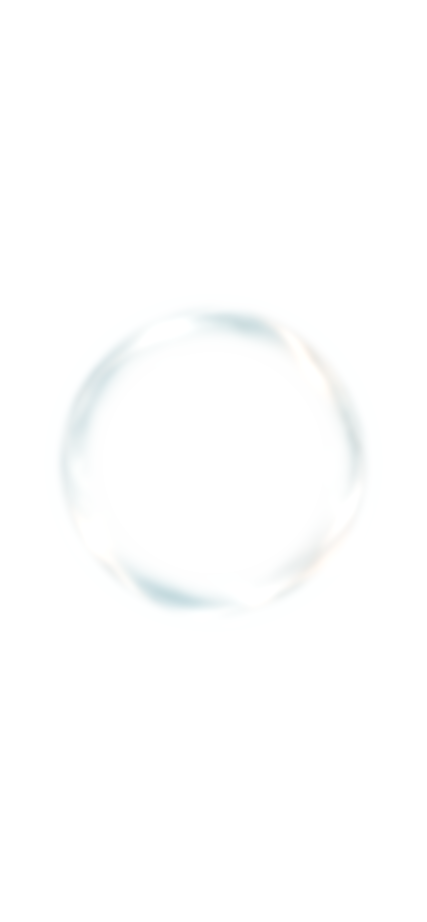
#> input picture assets/waterball-still-v1/layers/01_outer_film.png, 853 x 1844 px (shown at 1/2 size)
$ python bake_donor_material.py
#> lines starting #> are read from the running program, lines starting #| are printed output that depends on the picture
from __future__ import annotations
from pathlib import Path
import json
import hashlib
from PIL import Image, ImageDraw, ImageFilter, ImageChops, ImageEnhance
import numpy as np

ROOT = Path(__file__).resolve().parent
REF = ROOT / 'references'
FORMAL_OUTER = ROOT.parent.parent / 'assets' / 'waterball-still-v1' / 'layers' / '01_outer_film.png'
SIZE = 400
CROP = (20, 20, 340, 340)

def load_ref(name):
    return Image.open(REF / name).convert('RGB').crop(CROP).resize((SIZE, SIZE), Image.Resampling.LANCZOS)

def load_formal_outer():
    # Same profile center/radius, mapped into the pre-existing 400px study domain.
    # No bounding-box normalization: canonical radius 316 maps to study radius 176.
    src = Image.open(FORMAL_OUTER).convert('RGBA')
    alpha = np.asarray(src.getchannel('A'))
    filled = np.zeros_like(alpha)
    for y, row in enumerate(alpha):
        xs = np.flatnonzero(row >= 6)
        if len(xs):
            left, right = xs[0], xs[-1]
            filled[y, left:right+1] = 255
            filled[y, left] = filled[y, right] = row[xs].max()
    inv_scale = 316 / 176
    affine = (inv_scale, 0, 426.5 - 200*inv_scale,
              0, inv_scale, 925 - 200*inv_scale)
    # Keep the formal source resampling unchanged. The visible defect is the
    # overlap in the final compositor; changing source sampling here risks
    # introducing a non-source fringe and would violate the shell audit scope.
    outer = src.transform((SIZE, SIZE), Image.Transform.AFFINE, affine,
                          Image.Resampling.BICUBIC)
    mask = Image.fromarray(filled, 'L').transform(
        (SIZE, SIZE), Image.Transform.AFFINE, affine, Image.Resampling.BICUBIC)
    outer.save(ROOT / 'formal-outer-film-crop.png')
    mask.save(ROOT / 'formal-silhouette-mask.png')
    return outer, mask

def derive_interior_body_mask(formal_mask):
    """Fade internal carriers before the formal outer film owns the edge."""
    # The formal mask remains the authority; erosion only assigns ownership of
    # the inner body and never changes the formal silhouette or source film.
    eroded = formal_mask.filter(ImageFilter.MinFilter(35))
    body = np.asarray(eroded).astype(np.float32)
    body = np.asarray(Image.fromarray(np.uint8(body).astype('uint8'), 'L').filter(ImageFilter.GaussianBlur(7))).astype(np.float32)
    return Image.fromarray(np.uint8(np.clip(body, 0, 255)), 'L')

def circle_mask(radius=176, center=(200, 200), feather=10):
    yy, xx = np.mgrid[0:SIZE, 0:SIZE]
    d = np.sqrt((xx-center[0])**2 + (yy-center[1])**2)
    return Image.fromarray(np.uint8(np.clip((radius+feather-d)/feather, 0, 1)*255), 'L')

def remove_known_regions(img, reverse_channels=False):
    arr = np.asarray(img).astype(np.float32).copy()
    yy, xx = np.mgrid[0:SIZE, 0:SIZE]
    cores = [
        ((136-20)*1.25, (147-20)*1.25, 56, (-60, 28)),
        ((228-20)*1.25, (210-20)*1.25, 64, (-68, -28)),
        ((252-20)*1.25, (246-20)*1.25, 62, (-62, -34)),
    ]
    for cx, cy, radius, (dx, dy) in cores:
        sx = np.clip(np.rint(xx+dx).astype(int), 0, SIZE-1)
        sy = np.clip(np.rint(yy+dy).astype(int), 0, SIZE-1)
        patch = arr[sy, sx]
        if reverse_channels:
            patch = patch[:, :, ::-1]
        dist = np.sqrt((xx-cx)**2 + (yy-cy)**2)
        w = np.clip(1-dist/(radius*1.15), 0, 1)**2
        arr = arr*(1-w[..., None]*0.92) + patch*(w[..., None]*0.92)
        ring = (dist >= radius*1.15) & (dist <= radius*1.8)
        ring_rgb = arr[ring].mean(axis=0) if ring.any() else np.array([210,235,236], dtype=np.float32)
        neutral = np.clip(1-dist/(radius*1.05), 0, 1)**1.15
        arr = arr*(1-neutral[..., None]*0.88) + ring_rgb[None,None,:]*(neutral[..., None]*0.88)
    original = arr.copy()
    upper = arr[112:252, :, :].copy()
    for y in range(0, 140):
        w = np.clip((132-y)/62, 0, 1)
        arr[y, :, :] = w*upper[y, :, :] + (1-w)*original[y, :, :]
    return Image.fromarray(np.uint8(np.clip(arr, 0, 255)), 'RGB')

# [65 lines left out: functions legacy_donor_recompose_fixed_regions, organic_patch_mask, legacy_sanitize_volume_field_fixed_regions, not called in this run]

def derive_safe_interior_mask(img):
    """Select donor vocabulary from the visually trusted interior only.

    The ellipse is an evidence-derived estimate of the FINAL_ART_025 body
    extent; MinFilter erosion removes the membrane/rim band before any RGB is
    reused. This mask is source selection, never the runtime silhouette.
    """
    yy, xx = np.mgrid[0:SIZE, 0:SIZE]
    center_x, center_y = 200.0, 238.0
    radius_x, radius_y = 128.0, 126.0
    body = ((((xx-center_x)/radius_x)**2 + ((yy-center_y)/radius_y)**2) <= 1).astype(np.uint8)*255
    # Visual review of FINAL_ART_025 places the UI/text above the body; this
    # erosion distance removes the outer film without encoding a final sphere.
    eroded = Image.fromarray(body, 'L').filter(ImageFilter.MinFilter(41))
    mask = np.asarray(eroded).astype(np.float32)
    # Remove any remaining low-confidence source pixels by requiring a soft
    # interior color confidence relative to the image border.
    arr = np.asarray(img).astype(np.float32)
    border = np.concatenate([arr[:24].reshape(-1,3), arr[-24:].reshape(-1,3),
                             arr[:,:24].reshape(-1,3), arr[:,-24:].reshape(-1,3)])
    bg = np.median(border, axis=0)
    confidence = np.linalg.norm(arr-bg, axis=2)
    confidence = np.clip((confidence-2)/18, 0, 1)
    mask *= np.clip(.62 + .38*confidence, 0, 1)
    return Image.fromarray(np.uint8(np.clip(mask, 0, 255)), 'L')

def fill_invalid_source(img, mask):
    """Locally fill excluded source holes without making them topology."""
    arr = np.asarray(img).astype(np.float32)
    m = np.asarray(mask).astype(np.float32)/255
    den = np.asarray(mask.filter(ImageFilter.GaussianBlur(13))).astype(np.float32)/255
    filled = np.zeros_like(arr)
    for c in range(3):
        num = np.asarray(Image.fromarray(np.uint8(np.clip(arr[...,c]*m,0,255)), 'L').filter(ImageFilter.GaussianBlur(13))).astype(np.float32)
        filled[...,c] = num/np.maximum(den, .06)
    filled = np.where(m[...,None] > .35, arr, filled)
    return np.uint8(np.clip(filled, 0, 255))

def bilinear_sample(arr, sx, sy):
    h, w = arr.shape[:2]
    sx = np.clip(sx, 0, w-1); sy = np.clip(sy, 0, h-1)
    x0 = np.floor(sx).astype(int); y0 = np.floor(sy).astype(int)
    x1 = np.minimum(x0+1, w-1); y1 = np.minimum(y0+1, h-1)
    fx = sx-x0; fy = sy-y0
    return (arr[y0,x0]*(1-fx)[...,None]*(1-fy)[...,None] +
            arr[y0,x1]*fx[...,None]*(1-fy)[...,None] +
            arr[y1,x0]*(1-fx)[...,None]*fy[...,None] +
            arr[y1,x1]*fx[...,None]*fy[...,None])

def build_donor_interior_field(c025, c050, safe_mask):
    """Build one continuous material coordinate field from safe interior samples.

    The final topology is a whole-field coordinate remap and multi-band blend;
    no fixed region or crop box decides where material features are placed.
    """
    source_a = fill_invalid_source(c025, safe_mask).astype(np.float32)
    source_b = fill_invalid_source(c050, safe_mask).astype(np.float32)
    yy, xx = np.mgrid[0:SIZE, 0:SIZE].astype(np.float32)
    # Two broad, non-grid-aligned coordinate walks keep the vocabulary while
    # breaking the donor's original sphere layout.
    sx1 = 200 + .39*(xx-200) + 7*np.sin(yy/47) + 3*np.sin((xx+yy)/71)
    sy1 = 238 + .39*(yy-238) + 6*np.sin(xx/59) - 2*np.cos((xx-yy)/83)
    sx2 = 200 + .33*(xx-200) - 8*np.sin((yy+18)/61) + 3*np.cos(xx/67)
    sy2 = 238 + .36*(yy-238) + 7*np.sin((xx-14)/53) + 2*np.cos((xx+yy)/91)
    a = bilinear_sample(source_a, sx1, sy1)
    b = bilinear_sample(source_a, sx2, sy2)
    guide = bilinear_sample(source_b, sx2*.94+12, sy2*.94+8)
    w = .48 + .18*np.sin((xx+yy)/103) + .10*np.cos((xx-yy)/127)
    w = np.clip(w, .18, .82)[...,None]
    field = a*w + b*(1-w)
    guide_l = guide.mean(2)
    field_l = field.mean(2)
    variation = np.clip((guide_l-guide_l.mean())/90, -.12, .12)
    field = field*(1 + variation[...,None]*.22)
    return Image.fromarray(np.uint8(np.clip(field, 0, 255)), 'RGB')

def save_volume(field, mask):
    arr = np.asarray(field).astype(np.float32)
    lum = arr.mean(2)
    density = np.clip(.30 + np.clip((248-lum)/38, 0, 1)*.56, 0, .86)
    alpha = np.asarray(mask).astype(np.float32)/255 * density * 255
    norm = np.clip((arr-arr.min((0,1), keepdims=True))/(np.ptp(arr, axis=(0,1), keepdims=True)+1e-5), 0, 1)
    rgb = np.zeros_like(arr)
    rgb[...,0] = 92 + 126*norm[...,0]
    rgb[...,1] = 166 + 66*norm[...,1]
    rgb[...,2] = 180 + 68*norm[...,2]
    return Image.fromarray(np.uint8(np.clip(np.dstack([rgb, alpha]), 0, 255)), 'RGBA')

def compute_thickness(c025, c050):
    yy, xx = np.mgrid[0:SIZE, 0:SIZE]
    r = np.sqrt(((xx-200)/176)**2 + ((yy-200)/176)**2)
    analytic = np.clip(np.sqrt(np.maximum(0, 1-r*r)), 0, 1)
    low = np.asarray(c050.filter(ImageFilter.GaussianBlur(20))).astype(np.float32).mean(2)
    low = (low-low.min())/(np.ptp(low)+1e-5)
    mass = np.asarray(c025.filter(ImageFilter.GaussianBlur(16))).astype(np.float32).mean(2)
    mass = (mass-mass.min())/(np.ptp(mass)+1e-5)
    return np.clip(.68*analytic + .22*low + .10*mass, 0, 1)

def save_thickness(c025, c050, mask):
    deep = compute_thickness(c025, c050)
    shallow = 1-deep
    medium = np.clip(1-np.abs(deep-.52)*1.8, 0, 1)
    rgb = np.dstack([shallow*210+20, medium*190+28, deep*205+25])
    alpha = np.asarray(mask).astype(np.float32)*.86
    return deep, Image.fromarray(np.uint8(np.clip(np.dstack([rgb, alpha]), 0, 255)), 'RGBA')

def _feature_components(binary, strength):
    """Return connected water-feature candidates, not image windows."""
    h, w = binary.shape
    seen = np.zeros_like(binary, dtype=bool)
    found = []
    for y in range(h):
        for x in range(w):
            if not binary[y,x] or seen[y,x]:
                continue
            stack=[(y,x)]; seen[y,x]=True; pts=[]
            while stack:
                cy,cx=stack.pop(); pts.append((cy,cx))
                for dy in (-1,0,1):
                    for dx in (-1,0,1):
                        if not dx and not dy: continue
                        ny,nx=cy+dy,cx+dx
                        if 0<=ny<h and 0<=nx<w and binary[ny,nx] and not seen[ny,nx]:
                            seen[ny,nx]=True; stack.append((ny,nx))
            if 8 <= len(pts) <= 260:
                ys=np.array([p[0] for p in pts]); xs=np.array([p[1] for p in pts])
                bw=max(1,int(xs.max()-xs.min()+1)); bh=max(1,int(ys.max()-ys.min()+1))
                elong=max(bw,bh)/max(1,min(bw,bh))
                score=float(np.mean([strength[y,x] for y,x in pts])*np.sqrt(len(pts)))
                if elong >= 1.22 or len(pts) >= 24:
                    found.append((score,pts))
    return sorted(found, reverse=True, key=lambda item:item[0])

def save_detail(c025, safe_mask):
    gray = c025.convert('L')
    g = np.asarray(gray).astype(np.float32)
    bands=[]
    for radius, weight in [(3,.34),(7,.42),(13,.24)]:
        blur=np.asarray(gray.filter(ImageFilter.GaussianBlur(radius))).astype(np.float32)
        bands.append(np.abs(g-blur)*weight)
    strength=np.sum(bands,axis=0)
    safe=np.asarray(safe_mask).astype(np.float32)/255
    threshold=np.percentile(strength[safe>.45], 89)
    candidate=(strength>=threshold) & (safe>.45)
    candidate=np.asarray(Image.fromarray(np.uint8(candidate)*255).filter(ImageFilter.MaxFilter(3)))>0
    components=_feature_components(candidate,strength)
    selected=np.zeros((SIZE,SIZE),dtype=np.float32)
    chosen=[]
    for score,pts in components:
        ys=np.array([p[0] for p in pts]); xs=np.array([p[1] for p in pts])
        cy,cx=float(ys.mean()),float(xs.mean())
        if any((cx-px)**2+(cy-py)**2 < 32**2 for px,py in chosen):
            continue
        chosen.append((cx,cy))
        for y,x in pts: selected[y,x]=np.clip((strength[y,x]-threshold)/max(1,threshold)*1.5,0,1)
        if len(chosen)>=16: break
    selected=np.asarray(Image.fromarray(np.uint8(selected*255),'L').filter(ImageFilter.GaussianBlur(2))).astype(np.float32)/255
    selected*=safe
    rgba=np.dstack([np.full((SIZE,SIZE),112),np.full((SIZE,SIZE),194),np.full((SIZE,SIZE),201),selected*220])
    return Image.fromarray(np.uint8(np.clip(rgba,0,255)),'RGBA'), selected, chosen

def save_feature_support(field, selected, safe_mask):
    bg=np.asarray(field.convert('RGB')).astype(np.float32)*.32
    support=np.zeros((SIZE,SIZE,4),dtype=np.float32)
    support[...,:3]=[170,245,238]
    support[...,3]=np.clip(selected*255,0,255)
    out=Image.alpha_composite(Image.fromarray(np.uint8(np.clip(np.dstack([bg,np.full((SIZE,SIZE),255)]),0,255)),'RGBA'),Image.fromarray(np.uint8(support),'RGBA'))
    out.save(ROOT/'feature-support-view.png')

def compose_hero(field, mask, deep, outer, volume, detail, shell_mode='sanitized'):
    alpha = np.asarray(mask).astype(np.float32)/255
    low = np.asarray(field.filter(ImageFilter.GaussianBlur(11))).astype(np.float32)
    low = (low-low.min((0,1), keepdims=True))/(np.ptp(low, axis=(0,1), keepdims=True)+1e-5)
    base = np.zeros((SIZE,SIZE,4), dtype=np.float32)
    base[...,0] = 205+22*low[...,0]
    base[...,1] = 232+18*low[...,1]
    base[...,2] = 234+20*low[...,2]
    base[...,3] = alpha*245
    hero = Image.fromarray(np.uint8(base), 'RGBA')
    vol = np.asarray(volume).astype(np.float32)
    vol[...,3] *= (.58+.54*deep)
    hero = Image.alpha_composite(hero, Image.fromarray(np.uint8(np.clip(vol,0,255)), 'RGBA'))
    veil = np.zeros_like(base)
    veil[...,0:3] = 166,218,222
    veil[...,3] = alpha*(16+30*(1-deep))
    hero = Image.alpha_composite(hero, Image.fromarray(np.uint8(veil), 'RGBA'))
    det = np.asarray(detail).astype(np.float32)
    hero = Image.alpha_composite(hero, Image.fromarray(np.uint8(np.clip(det,0,255)), 'RGBA'))
    # Clip internal pixels with formal atlas silhouette, then preserve full shell alpha.
    out = np.asarray(hero).copy()
    out[...,3] = np.uint8(np.clip(out[...,3]*alpha, 0, 255))
    if shell_mode == 'current':
        return Image.alpha_composite(Image.fromarray(out, 'RGBA'), outer)
    if shell_mode == 'm14':
        # M1.4 ownership: the interior body has already fallen off inside the
        # formal shell zone, so the sampled formal film is composited at its
        # own full source alpha without the M1.3 global attenuation.
        return Image.alpha_composite(Image.fromarray(out, 'RGBA'), outer)
    # The formal source has already been sampled once; keep its RGB untouched
    # and correct only the final source-over coverage below.
    shell = np.asarray(outer).astype(np.float32)
    sa = shell[...,3:4] / 255
    shell_rgb = shell[...,:3] * sa
    shell_rgb = np.where(sa > .001, shell_rgb / np.maximum(sa, .001), 0)
    shell_alpha = shell[...,3:4]
    # The body already owns most of this coverage. Subtract the overlap once,
    # then source-over the thinner formal film so the edge remains optical and
    # nonuniform instead of reading as a painted outline.
    overlap = np.clip(shell_alpha / 255, 0, 1)
    out[...,3] = np.clip(out[...,3] * (1 - .45*overlap[...,0]), 0, 255)
    shell_alpha = np.clip(shell_alpha * .34, 0, 255)
    sanitized_shell = Image.fromarray(np.uint8(np.clip(np.dstack([shell_rgb, shell_alpha]), 0, 255)), 'RGBA')
    return Image.alpha_composite(Image.fromarray(out, 'RGBA'), sanitized_shell)

def edge_crop_pair(hero_a, hero_b):
    box = (26, 26, 374, 374)
    return labeled_pair(hero_a.crop(box), hero_b.crop(box), 'A · current composite', 'B · sanitized composite', size=(560,300))

def warp_stress(im):
    arr = np.asarray(im).astype(np.float32)
    yy, xx = np.mgrid[0:SIZE, 0:SIZE]
    # Review-only reversible UV stress: bend, stretch, and a mild local offset.
    sx = np.clip(xx + 4.2*np.sin((yy-200)/115) + 2.3*np.sin(yy/37), 0, SIZE-1)
    sy = np.clip(yy + 3.8*np.sin((xx-200)/132) + 1.7*np.sin(xx/43), 0, SIZE-1)
    xi0=np.floor(sx).astype(int); yi0=np.floor(sy).astype(int)
    xi1=np.minimum(xi0+1,SIZE-1); yi1=np.minimum(yi0+1,SIZE-1)
    fx=sx-xi0; fy=sy-yi0
    out=(arr[yi0,xi0]*(1-fx)[...,None]*(1-fy)[...,None] + arr[yi0,xi1]*fx[...,None]*(1-fy)[...,None] + arr[yi1,xi0]*(1-fx)[...,None]*fy[...,None] + arr[yi1,xi1]*fx[...,None]*fy[...,None])
    return Image.fromarray(np.uint8(np.clip(out,0,255)), im.mode)

def labeled_pair(left, right, left_label, right_label, size=(420,230)):
    panel_w, panel_h = size[0]//2, size[1]-30
    out = Image.new('RGB', size, (232,245,246))
    draw = ImageDraw.Draw(out)
    for i, (im, label) in enumerate([(left,left_label),(right,right_label)]):
        im = im.convert('RGBA')
        im.thumbnail((panel_w, panel_h), Image.Resampling.LANCZOS)
        bg = Image.new('RGBA', (panel_w,panel_h), (245,250,250,255))
        bg.alpha_composite(im, ((panel_w-im.width)//2,(panel_h-im.height)//2))
        out.paste(bg.convert('RGB'), (i*panel_w,0)); draw.text((i*panel_w+8,panel_h+8), label, fill=(44,92,101))
    return out

def make_ab_evidence(clean_a, clean_b, hero_a, hero_b):
    boxes = [(90,105,205,220),(210,175,335,300),(240,220,350,330)]
    rows=[]
    for box in boxes:
        rows.append(labeled_pair(clean_a.crop(box), clean_b.crop(box), 'A · reversed', 'B · normal RGB', size=(420,170)))
    out=Image.new('RGB',(420,170*len(rows)),(232,245,246))
    for i,row in enumerate(rows): out.paste(row,(0,i*170))
    out.save(ROOT/'core-reconstruction-ab.png')
    a=np.asarray(clean_a).astype(int); b=np.asarray(clean_b).astype(int)
    diff=np.clip(np.abs(a-b)*4,0,255).astype(np.uint8)
    Image.fromarray(diff,'RGB').save(ROOT/'local-color-difference.png')
    labeled_pair(hero_a, hero_b, 'A: reversed patch', 'B: normal RGB', size=(800,430)).save(ROOT/'m1-neutral-hero-channel-ab.png')

def build_internal(reverse):
    c025 = remove_known_regions(load_ref('final-art-025.png'), reverse)
    c050 = remove_known_regions(load_ref('final-art-050.png'), reverse)
    safe_mask = derive_safe_interior_mask(c025)
    field = build_donor_interior_field(c025, c050, safe_mask)
    deep, thickness = save_thickness(c025, c050, circle_mask())
    detail, selected, chosen = save_detail(c025, safe_mask)
    return c025, safe_mask, field, deep, thickness, detail, selected, chosen


def main():
    outer, formal_mask = load_formal_outer()
#> in load_formal_outer, src is the input picture: PIL image 853x1844 RGBA; mean R, G, B, A 139.6, 149.4, 152.2, 7.7
#> in load_formal_outer, `alpha = np.asarray(src.getchannel('A'))`:
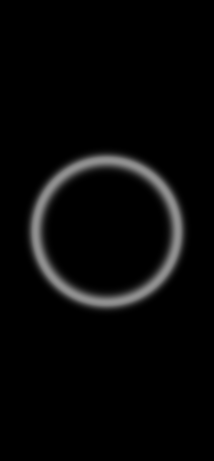
#> alpha: shape (1844, 853) (shown at 1/4 size); min 0, max 144, mean 7.7
#> the loop in load_formal_outer, `for y, row in enumerate(alpha):` made 1844 passes
#> (left, right) on passes 598 to 605: (412, 441), (397, 456), (388, 465), (380, 473), (374, 479), (368, 485), (363, 490), (358, 495)
#> after the loop in load_formal_outer, `for y, row in enumerate(alpha):`:
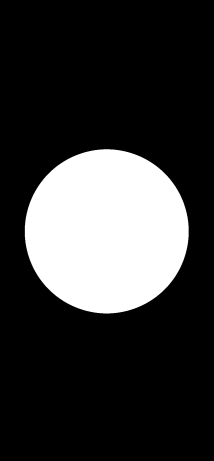
#> filled: shape (1844, 853) (shown at 1/4 size); min 0, max 255, mean 54.8
    body_mask = derive_interior_body_mask(formal_mask)
    variants = {}
    for name, reverse in [('A', True), ('B', False)]:
        clean, safe_mask, field, deep, thickness, detail, selected, chosen = build_internal(reverse)
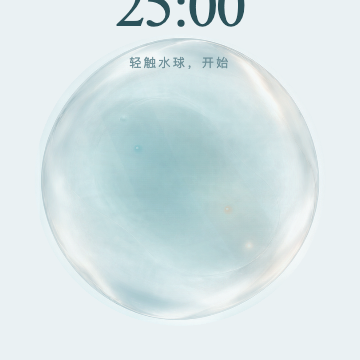
#> input picture verification/continuous-water-prototype/references/final-art-025.png, 360 x 360 px
#> the loop in remove_known_regions, `for cx, cy, radius, (dx, dy) in cores:` made 3 passes
#> ring_rgb on passes 1 to 3: [189.8, 215.2, 217.7], [201.7, 221, 222.3], [215, 229.3, 230.2]
#> call 2 of load_ref, with name = 'final-art-050.png'
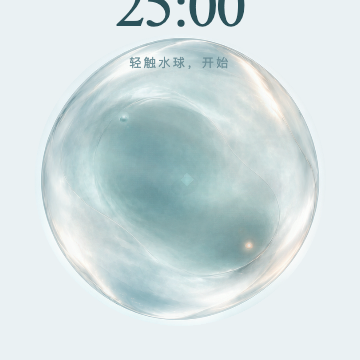
#> input picture verification/continuous-water-prototype/references/final-art-050.png, 360 x 360 px
#> call 2 of remove_known_regions, with reverse_channels = True
#> the loop in remove_known_regions (call 2), `for cx, cy, radius, (dx, dy) in cores:` made 3 passes
#> ring_rgb on passes 1 to 3: [177.6, 202.6, 203.8], [194.2, 211.1, 210.5], [209.8, 223.3, 223.2]
#> pass 1, in remove_known_regions (call 2), `sy = np.clip(np.rint(yy+dy).astype(int), 0, SIZE-1)`:
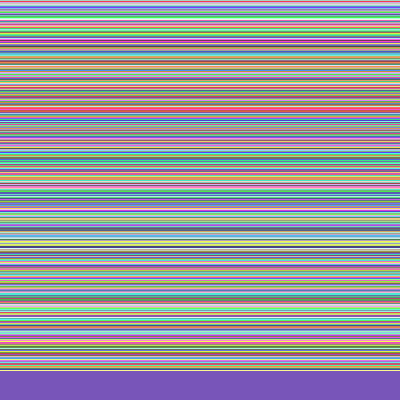
#> sy: shape (400, 400) int64; 372 distinct labels, from 28 to 399; one colour per label, 0 black
#> pass 1, in remove_known_regions (call 2), `patch = arr[sy, sx]`:
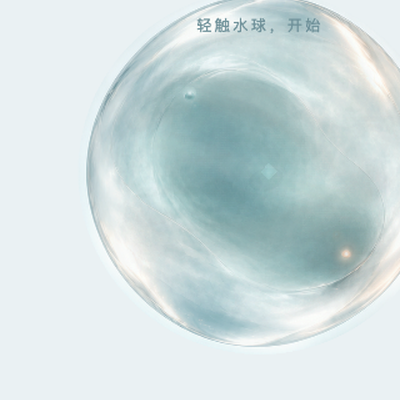
#> patch: shape (400, 400, 3) float32; mean R, G, B 206.1, 220.5, 222
#> after the loop in remove_known_regions (call 2), `for y in range(0, 140):`:
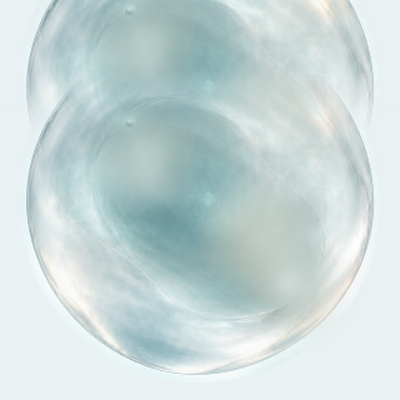
#> arr: shape (400, 400, 3) float64; mean R, G, B 200.6, 216.5, 216.4
#> (the rest of the program and of its run is left out)
